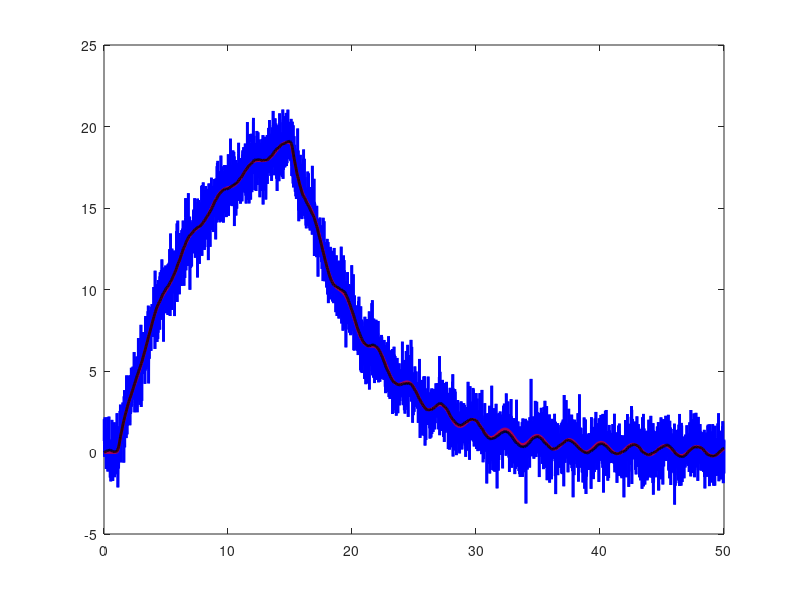
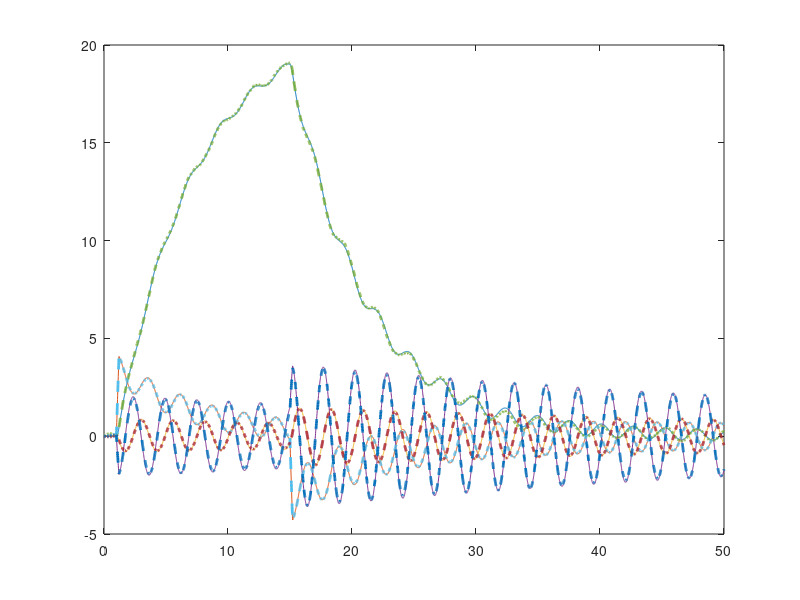

Reproduce these figures in MATLAB, in order.
%In the earlier codes we have seen what C matrix makes the inverted
%pendulum state observable.
% Now we will develop Kalman Filter to estimate the full states.
%% System Parameters for inverted Pendulum in downward position.
clear all
clc

m=1;
M=5;
L=2;
g=-10;
d=1;

s=-1; %(pendulum down(s=1))

A=[0 1 0 0;
    0 -d/M -m*g/M 0;
    0 0 0 1;
    0 -s*d/(M*L) -s*(m+M)*g/(M*L) 0];

B=[0;1/M;0;s*1/(M*L)];

C=[1 0 0 0]; %scalar position is observable.

D=zeros(size(C,1),size(B,1));

%% Augment system with disturbances and noise.
%Here we are not using feedback i.e. no LQR. We are simply passing y and u
%to Kalman Filter to estimate ful state.

Vd=0.1*eye(4); %disturbance covariance
Vn=1; % noise covariance

%Vd and Vn work as tuning parameters now like Q and R matrices.
%If model uncertainity is high then Vd is made larger.
%If the sensors used are noisy then Vn is made larger.

BF=[B Vd 0*B]; % augments inputs with disturbances and noise.So In total now there are 6 control inputs.
DF=[zeros(size(C,1),size(B,1)) 0 Vn]; % augments inputs with disturbances and noise.

sysC=ss(A,BF,C,DF); %build state space system when one measurement is done.
sysFullOutput=ss(A,BF,eye(4),zeros(4,size(BF,2))); %system with full state outpt, disturbance is there through BF but zero noise through DF.

%% Build Kalman Filter
[Kf,P,E]=lqe(A,Vd,C,Vd,Vn); %Calculating kalman filter gain.
Kf=(lqr(A',C',Vd,Vn))';

sysKF=ss(A-Kf*C, [B Kf], eye(4), 0*[B Kf]); % Linear dynamical system of kalman filter.

%In real world we have only y and u available.
%% Estimate Linearised system in "down" position
dt=0.01;
t=dt:dt:50; % 5000 columns

uDIST=randn(4,size(t,2));
uNOISE=randn(size(t));
u=0*t; % I will start with zero input
u(100:120)=100; %big positive impulse
u(1500:1520)=-100; %big negative impulse

uAUG=[u; Vd*Vd*uDIST; uNOISE];

[y,t]= lsim(sysC,uAUG,t);%simulating the system. The one measurement from sysC has noise in measuremet.
plot(t,y,'b','LineWidth',2);
hold on
[xtrue,t]=lsim(sysFullOutput,uAUG,t); %Considering all states are measurable.
plot(t,xtrue(:,1),'r','LineWidth',2) %Same disturbance but zero noise. This is true measurement y without measurement noise.
hold on
%% Kalman filter estimate
[x_hat,t]=lsim(sysKF,[u;y'],t);
plot(t,x_hat(:,1),'k-','LineWidth',2)
%SO Kalman filter is doing a graet job squashing the noise and really
%estimating the true state as we know the model, disturbances and input.

%% 
figure(2)
plot(t,xtrue,'-',t,x_hat,'--','LineWidth',2) %Plotting true states and estimated states together.



